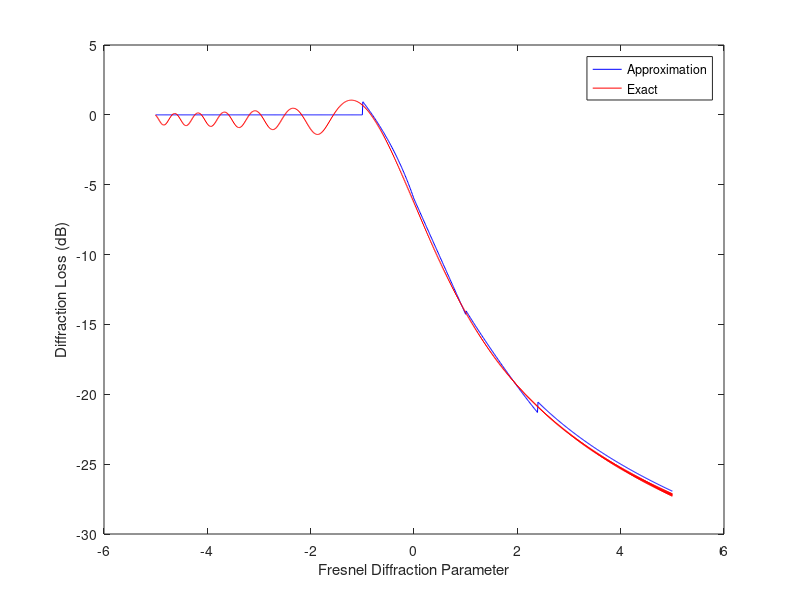

Write the MATLAB code that produced this figure.
clear all 
close all 
clc

v=-5:0.01:5; 
for n=1:length(v)     
   if v(n) <= -1         
      G(n)=0;     
   elseif v(n) <= 0         
      G(n)=20*log10(0.5-0.62*v(n));     
   elseif v(n) <= 1         
      G(n)=20*log10(0.5*exp(-0.95*v(n)));     
   elseif v(n) <= 2.4         
      G(n)=20*log10(0.4-sqrt(0.1184-(0.38-0.1*v(n))^2));     
   else         
      G(n)=20*log10(0.225/v(n));     
   end      
end 
plot(v, G, 'b') 
hold on
xlabel('Fresnel Diffraction Parameter') 
ylabel('Diffraction Loss (dB)') 


v=-5:0.01:5; 
for n=1:length(v)          
   v_vector=v(n):0.01:v(n)+100;          
   F(n)=((1+1i)/2)*sum(exp((-1i*pi*(v_vector).^2)/2));      
end 
F=abs(F)/(abs(F(1))); 
plot(v, 20*log10(F),'r') 
legend('Approximation', 'Exact')